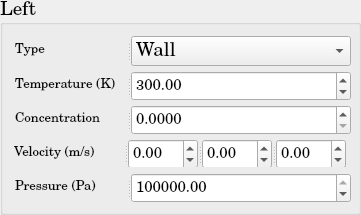
          <widget class="QGroupBox" name="DM_BoundaryCondition_Left">
           <property name="minimumSize">
            <size>
             <width>361</width>
             <height>215</height>
            </size>
           </property>
           <property name="maximumSize">
            <size>
             <width>361</width>
             <height>215</height>
            </size>
           </property>
           <property name="font">
            <font>
             <family>Century Schoolbook L</family>
             <pointsize>14</pointsize>
             <weight>50</weight>
             <bold>false</bold>
            </font>
           </property>
           <property name="title">
            <string>Left</string>
           </property>
           <layout class="QGridLayout" name="gridLayout_18">
            <item row="0" column="0">
             <widget class="QSplitter" name="splitter_72">
              <property name="minimumSize">
               <size>
                <width>338</width>
                <height>30</height>
               </size>
              </property>
              <property name="maximumSize">
               <size>
                <width>334</width>
                <height>30</height>
               </size>
              </property>
              <property name="orientation">
               <enum>Qt::Horizontal</enum>
              </property>
              <widget class="QLabel" name="DM_Type_Left_BC">
               <property name="minimumSize">
                <size>
                 <width>110</width>
                 <height>30</height>
                </size>
               </property>
               <property name="maximumSize">
                <size>
                 <width>110</width>
                 <height>30</height>
                </size>
               </property>
               <property name="text">
                <string>&lt;html&gt;&lt;head/&gt;&lt;body&gt;&lt;p&gt;&lt;span style=&quot; font-size:10pt;&quot;&gt;Type&lt;/span&gt;&lt;/p&gt;&lt;/body&gt;&lt;/html&gt;</string>
               </property>
              </widget>
              <widget class="QComboBox" name="DM_Type_Left_BC_ComboBox">
               <property name="minimumSize">
                <size>
                 <width>220</width>
                 <height>30</height>
                </size>
               </property>
               <property name="maximumSize">
                <size>
                 <width>220</width>
                 <height>30</height>
                </size>
               </property>
               <item>
                <property name="text">
                 <string>Wall</string>
                </property>
               </item>
               <item>
                <property name="text">
                 <string>Inlet</string>
                </property>
               </item>
               <item>
                <property name="text">
                 <string>Outlet</string>
                </property>
               </item>
               <item>
                <property name="text">
                 <string>Neumann</string>
                </property>
               </item>
               <item>
                <property name="text">
                 <string>Dirichlet</string>
                </property>
               </item>
              </widget>
             </widget>
            </item>
            <item row="1" column="0">
             <widget class="QSplitter" name="splitter_73">
              <property name="minimumSize">
               <size>
                <width>338</width>
                <height>30</height>
               </size>
              </property>
              <property name="maximumSize">
               <size>
                <width>334</width>
                <height>30</height>
               </size>
              </property>
              <property name="orientation">
               <enum>Qt::Horizontal</enum>
              </property>
              <widget class="QLabel" name="DM_Temperature_Left_BC">
               <property name="minimumSize">
                <size>
                 <width>110</width>
                 <height>30</height>
                </size>
               </property>
               <property name="maximumSize">
                <size>
                 <width>110</width>
                 <height>30</height>
                </size>
               </property>
               <property name="text">
                <string>&lt;html&gt;&lt;head/&gt;&lt;body&gt;&lt;p&gt;&lt;span style=&quot; font-size:10pt;&quot;&gt;Temperature (K)&lt;/span&gt;&lt;/p&gt;&lt;/body&gt;&lt;/html&gt;</string>
               </property>
              </widget>
              <widget class="QDoubleSpinBox" name="DM_Temperature_Left_BC_doubleSpinBox">
               <property name="minimumSize">
                <size>
                 <width>220</width>
                 <height>30</height>
                </size>
               </property>
               <property name="maximumSize">
                <size>
                 <width>220</width>
                 <height>30</height>
                </size>
               </property>
               <property name="font">
                <font>
                 <pointsize>11</pointsize>
                </font>
               </property>
               <property name="maximum">
                <double>1000000000.000000000000000</double>
               </property>
               <property name="value">
                <double>300.000000000000000</double>
               </property>
              </widget>
             </widget>
            </item>
            <item row="2" column="0">
             <widget class="QSplitter" name="splitter_101">
              <property name="minimumSize">
               <size>
                <width>338</width>
                <height>30</height>
               </size>
              </property>
              <property name="maximumSize">
               <size>
                <width>334</width>
                <height>30</height>
               </size>
              </property>
              <property name="orientation">
               <enum>Qt::Horizontal</enum>
              </property>
              <widget class="QLabel" name="DM_Concentration_Left_BC">
               <property name="minimumSize">
                <size>
                 <width>110</width>
                 <height>30</height>
                </size>
               </property>
               <property name="maximumSize">
                <size>
                 <width>110</width>
                 <height>30</height>
                </size>
               </property>
               <property name="text">
                <string>&lt;html&gt;&lt;head/&gt;&lt;body&gt;&lt;p&gt;&lt;span style=&quot; font-size:10pt;&quot;&gt;Concentration&lt;/span&gt;&lt;/p&gt;&lt;/body&gt;&lt;/html&gt;</string>
               </property>
              </widget>
              <widget class="QDoubleSpinBox" name="DM_Concentration_Left_BC_doubleSpinBox">
               <property name="minimumSize">
                <size>
                 <width>220</width>
                 <height>30</height>
                </size>
               </property>
               <property name="maximumSize">
                <size>
                 <width>220</width>
                 <height>30</height>
                </size>
               </property>
               <property name="font">
                <font>
                 <pointsize>11</pointsize>
                </font>
               </property>
               <property name="decimals">
                <number>4</number>
               </property>
               <property name="maximum">
                <double>1.000000000000000</double>
               </property>
               <property name="singleStep">
                <double>0.010000000000000</double>
               </property>
              </widget>
             </widget>
            </item>
            <item row="3" column="0">
             <widget class="QSplitter" name="splitter_41">
              <property name="orientation">
               <enum>Qt::Horizontal</enum>
              </property>
              <widget class="QLabel" name="DM_Velocity_Left_BC">
               <property name="minimumSize">
                <size>
                 <width>110</width>
                 <height>30</height>
                </size>
               </property>
               <property name="maximumSize">
                <size>
                 <width>110</width>
                 <height>30</height>
                </size>
               </property>
               <property name="text">
                <string>&lt;html&gt;&lt;head/&gt;&lt;body&gt;&lt;p&gt;&lt;span style=&quot; font-size:10pt;&quot;&gt;Velocity (m/s)&lt;/span&gt;&lt;/p&gt;&lt;/body&gt;&lt;/html&gt;</string>
               </property>
              </widget>
              <widget class="QSplitter" name="splitter_74">
               <property name="minimumSize">
                <size>
                 <width>220</width>
                 <height>30</height>
                </size>
               </property>
               <property name="maximumSize">
                <size>
                 <width>218</width>
                 <height>30</height>
                </size>
               </property>
               <property name="orientation">
                <enum>Qt::Horizontal</enum>
               </property>
               <widget class="QDoubleSpinBox" name="DM_Velocity_1d_Left_BC_doubleSpinBox">
                <property name="minimumSize">
                 <size>
                  <width>68</width>
                  <height>30</height>
                 </size>
                </property>
                <property name="maximumSize">
                 <size>
                  <width>70</width>
                  <height>30</height>
                 </size>
                </property>
                <property name="font">
                 <font>
                  <pointsize>11</pointsize>
                 </font>
                </property>
                <property name="minimum">
                 <double>-1000000000.000000000000000</double>
                </property>
                <property name="maximum">
                 <double>1000000000.000000000000000</double>
                </property>
               </widget>
               <widget class="QDoubleSpinBox" name="DM_Velocity_2d_Left_BC_doubleSpinBox">
                <property name="minimumSize">
                 <size>
                  <width>68</width>
                  <height>30</height>
                 </size>
                </property>
                <property name="maximumSize">
                 <size>
                  <width>70</width>
                  <height>30</height>
                 </size>
                </property>
                <property name="font">
                 <font>
                  <pointsize>11</pointsize>
                 </font>
                </property>
                <property name="minimum">
                 <double>-1000000000.000000000000000</double>
                </property>
                <property name="maximum">
                 <double>1000000000.000000000000000</double>
                </property>
               </widget>
               <widget class="QDoubleSpinBox" name="DM_Velocity_3d_Left_BC_doubleSpinBox">
                <property name="minimumSize">
                 <size>
                  <width>68</width>
                  <height>30</height>
                 </size>
                </property>
                <property name="maximumSize">
                 <size>
                  <width>70</width>
                  <height>30</height>
                 </size>
                </property>
                <property name="font">
                 <font>
                  <pointsize>11</pointsize>
                 </font>
                </property>
                <property name="minimum">
                 <double>-1000000000.000000000000000</double>
                </property>
                <property name="maximum">
                 <double>1000000000.000000000000000</double>
                </property>
               </widget>
              </widget>
             </widget>
            </item>
            <item row="4" column="0">
             <widget class="QSplitter" name="splitter_75">
              <property name="minimumSize">
               <size>
                <width>338</width>
                <height>30</height>
               </size>
              </property>
              <property name="maximumSize">
               <size>
                <width>334</width>
                <height>30</height>
               </size>
              </property>
              <property name="orientation">
               <enum>Qt::Horizontal</enum>
              </property>
              <widget class="QLabel" name="DM_Pressure_Left_BC">
               <property name="minimumSize">
                <size>
                 <width>110</width>
                 <height>30</height>
                </size>
               </property>
               <property name="maximumSize">
                <size>
                 <width>110</width>
                 <height>30</height>
                </size>
               </property>
               <property name="text">
                <string>&lt;html&gt;&lt;head/&gt;&lt;body&gt;&lt;p&gt;&lt;span style=&quot; font-size:10pt;&quot;&gt;Pressure (Pa)&lt;/span&gt;&lt;/p&gt;&lt;/body&gt;&lt;/html&gt;</string>
               </property>
              </widget>
              <widget class="QDoubleSpinBox" name="DM_Pressure_Left_BC_doubleSpinBox">
               <property name="minimumSize">
                <size>
                 <width>220</width>
                 <height>30</height>
                </size>
               </property>
               <property name="maximumSize">
                <size>
                 <width>220</width>
                 <height>30</height>
                </size>
               </property>
               <property name="font">
                <font>
                 <pointsize>11</pointsize>
                </font>
               </property>
               <property name="maximum">
                <double>1000000000.000000000000000</double>
               </property>
               <property name="value">
                <double>100000.000000000000000</double>
               </property>
              </widget>
             </widget>
            </item>
           </layout>
          </widget>
